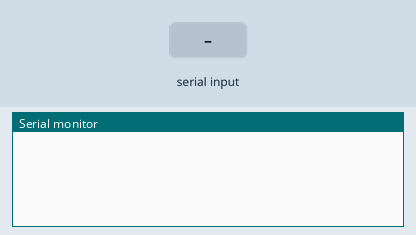
This sketch was run on a simulated Arduino Uno, built with avr-gcc and run on an emulated ATmega328P. On the bench: the last lines printed to the serial monitor. The inputs (shaded band) are chosen by the test bench.

Above: at 1.2 s.
1.3 s: "F" received over the second serial link
At 2.4 s:
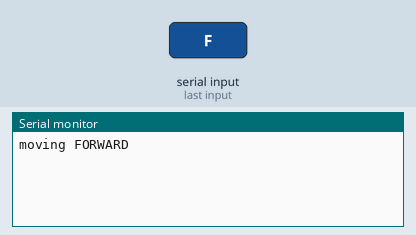
2.8 s: "B" received over the second serial link
At 3.5 s:
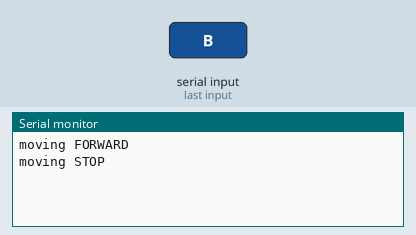
4.3 s: "R" received over the second serial link
At 4.7 s:
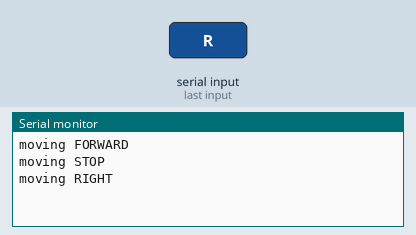

The sketch:

hc-05_script.ino
```cpp
#include <SoftwareSerial.h>
#define HC_05_BAUD 115200

SoftwareSerial HoverSerial(2,3);        // RX, TX
SoftwareSerial hc_05(4, 5);             // RX, TX

/******************** MOVE FUNCS *******************/
typedef enum {
  FORWARD = 0,
  BACKWARD = 1,
  RIGHT = 2,
  LEFT = 3,
  STOP = 4
} movement_state_t;
void move(movement_state_t movement_state) {
  switch(movement_state) {
    case FORWARD:
      Serial.println("moving FORWARD");
      // hoverboard send command

      break;

    case BACKWARD:
      Serial.println("moving BACKWARD");
      // hoverboard send command

      break;

    case RIGHT:
      Serial.println("moving RIGHT");
      // hoverboard send command

      break;

    case LEFT:
      Serial.println("moving LEFT");
      // hoverboard send command

      break;

    case STOP:
      Serial.println("moving STOP\n");
      // hoverboard send command

      break;
  }
}
/******************************************************/

/*************** CMD STUFF **********************/
char cmd;
bool await_cmd(char to_look_for) {
  while(!hc_05.available());
  return (to_look_for == hc_05.read());
}
/************************************************/

void setup() {

  hc_05.begin(HC_05_BAUD);
  Serial.begin(9600);

}

void loop() {

  if(hc_05.available()) {
    cmd = hc_05.read();

    switch(cmd) {

      case 'F':
        move(FORWARD);
        await_cmd('f');
        move(STOP);
        break;

      case 'B':
        move(BACKWARD);
        await_cmd('B');
        move(STOP);
        break;

      case 'R':
        move(RIGHT);
        await_cmd('r');
        move(STOP);
        break;

      case 'L':
        move(LEFT);
        await_cmd('l');
        move(STOP);
        break;

    }
  }
}
```

Measured:
- after the input at 1.3 s, the serial monitor: prints a new line at once (image 1)
- after the input at 2.8 s, the serial monitor: prints a new line at once (image 2)
- after the input at 4.3 s, the serial monitor: prints a new line at once (image 3)
